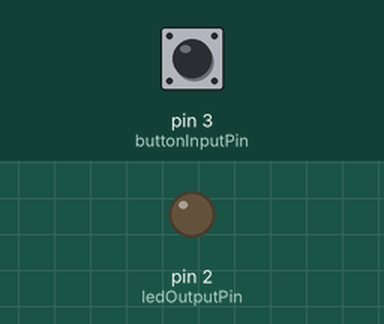
Recording of a sketch running on a simulated Arduino Uno, built with avr-gcc and run on an emulated ATmega328P. Shown: output pins drawn as LEDs (lit = HIGH). The inputs (shaded band) are chosen by the test bench; at power-on: pin 3 (buttonInputPin) LOW.

Above: at 1.2 s.
1.3 s: pin 3 (buttonInputPin) pulled HIGH for 0.15 s
At 1.37 s:
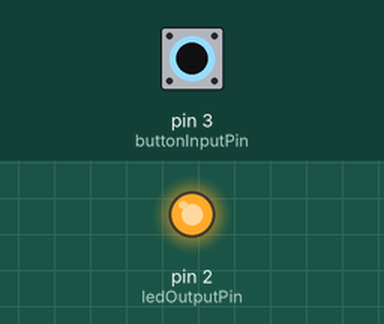
2.9 s: pin 3 (buttonInputPin) pulled HIGH for 3.2 s
At 7.0 s:
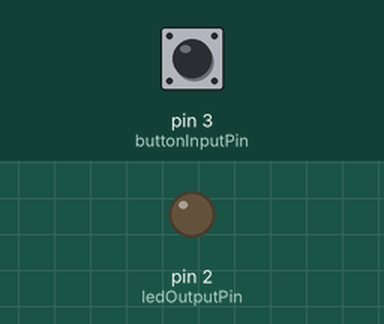
Timing chart, 0 to 8.5 s (numbered marks = the images above; inputs shaded):
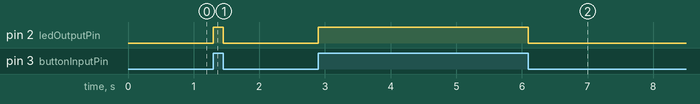

The sketch:

Button_Program.ino
```cpp
const int buttonInputPin = 3;
const int ledOutputPin = 2;

void setup() {
  // put your setup code here, to run once:
  pinMode(buttonInputPin, INPUT);
  pinMode(ledOutputPin, OUTPUT);
  digitalWrite(ledOutputPin, LOW);
}

void loop() {
  // put your main code here, to run repeatedly:
  int input = digitalRead(buttonInputPin);
  digitalWrite(ledOutputPin, input);
}
```

Measured:
- after the input at 1.3 s, pin 2 (ledOutputPin): LOW → HIGH at once, → LOW 0.15 s later
- after the input at 2.9 s, pin 2 (ledOutputPin): LOW → HIGH at once, → LOW 3.2 s later
